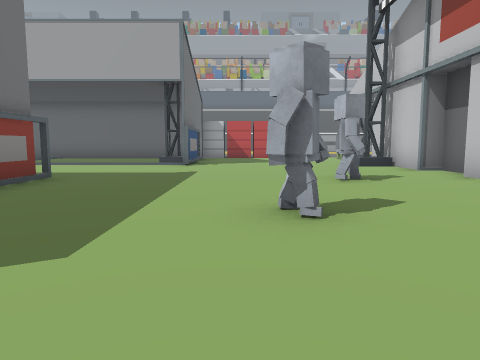
View 1 (above)

24 first-person views from a walk through a Unity game level. The camera is 1.2 m above the floor, tilts 6° down and sees 70° across. The floor is counted in squares, 2 m on a side. Each view is taken from the middle of a square. On the plan, view 1 faces up. The plan holds only what a view shows up to about 10 squares ahead; the rest is blank. The place goes on beyond the plan. Some surface patterns are stand-ins.

View 2
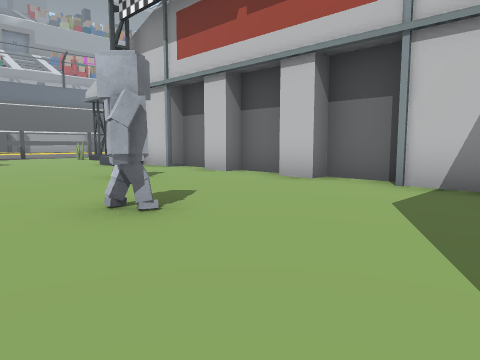

View 3
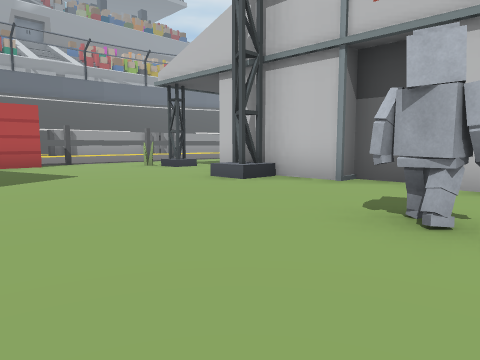

View 4
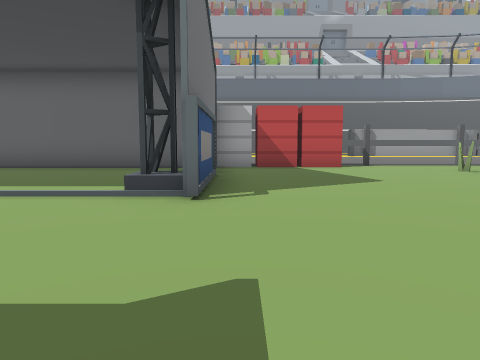

View 5
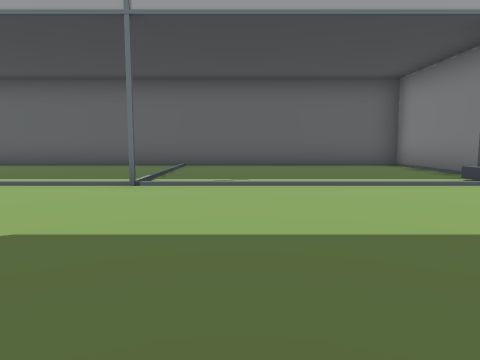

View 6
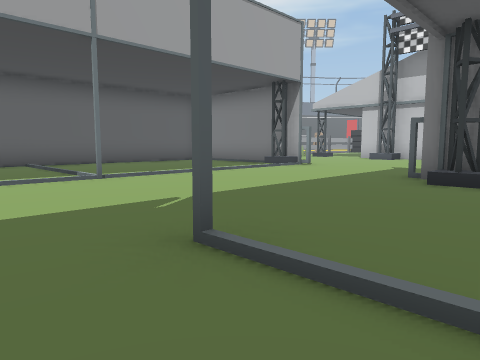

View 7
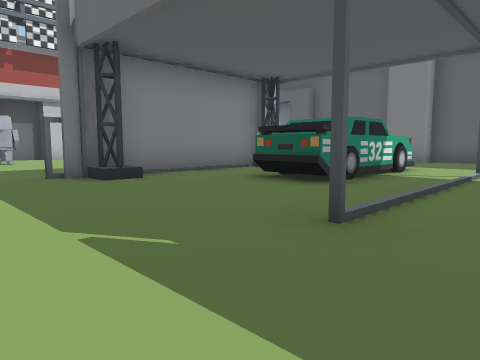

View 8
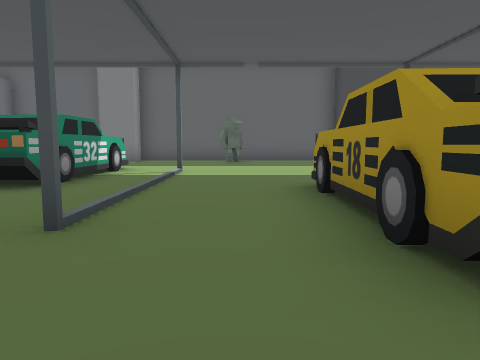

View 9
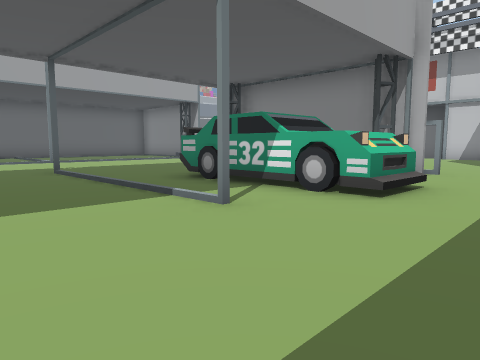

View 10
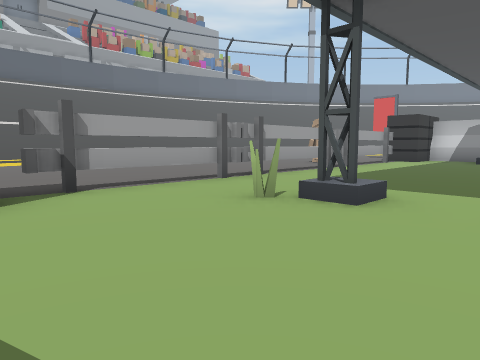

View 11
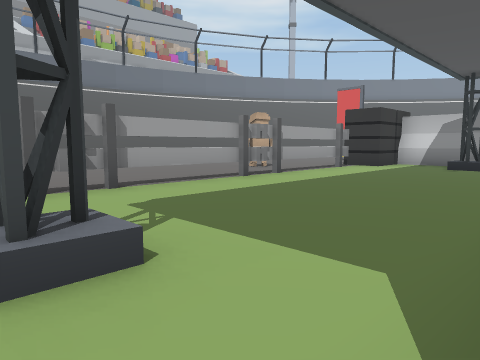

View 12
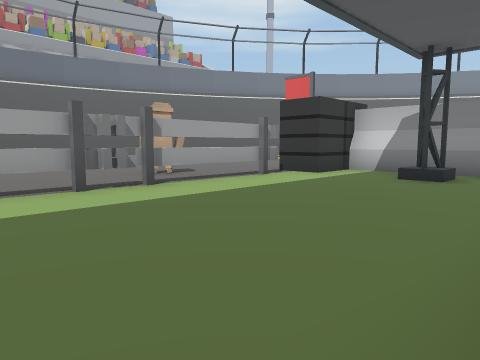

View 13
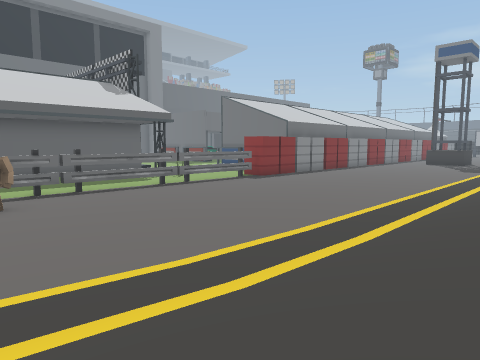

View 14
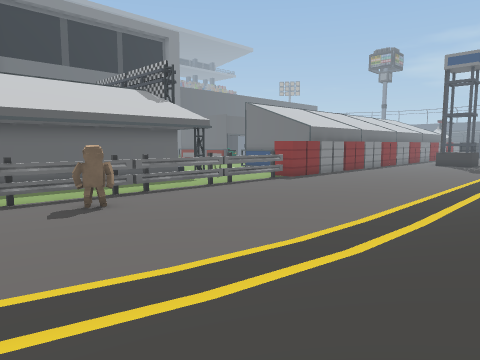

View 15
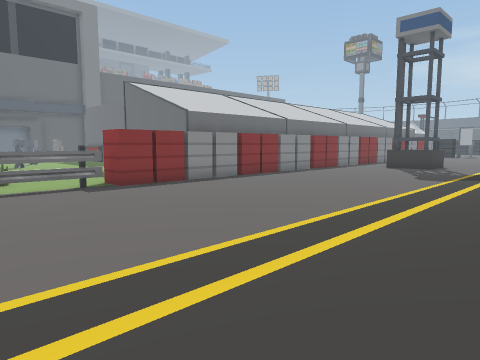

View 16
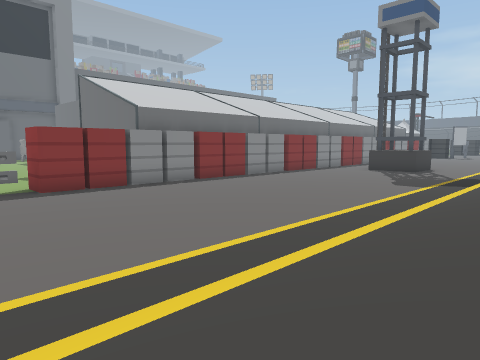

View 17
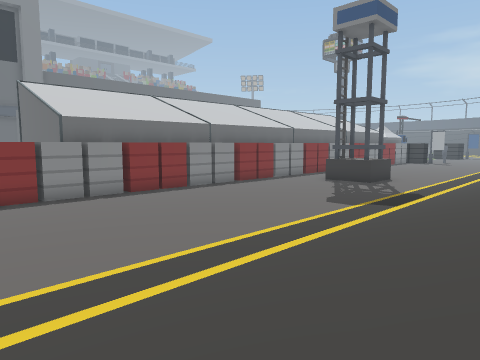

View 18
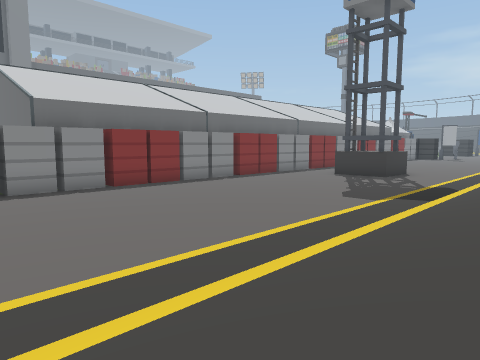

View 19
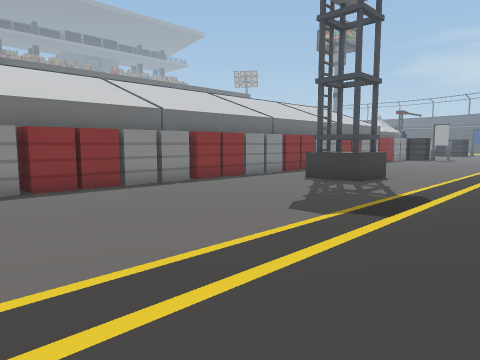

View 20
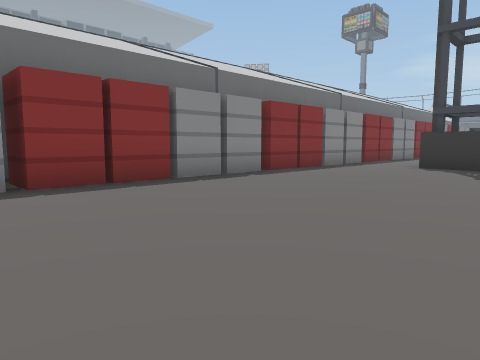

View 21
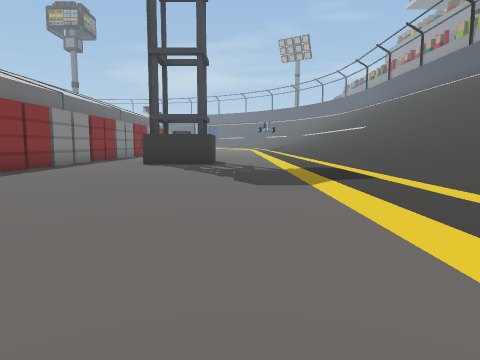

View 22
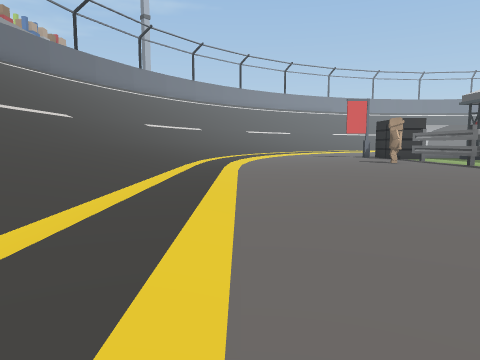

View 23
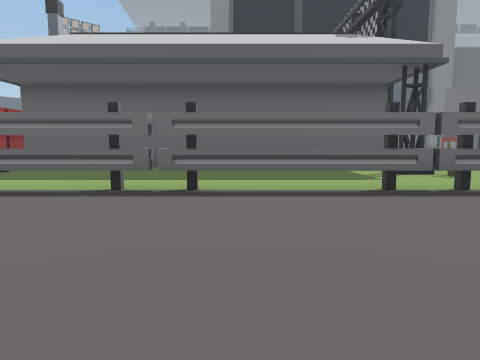

View 24
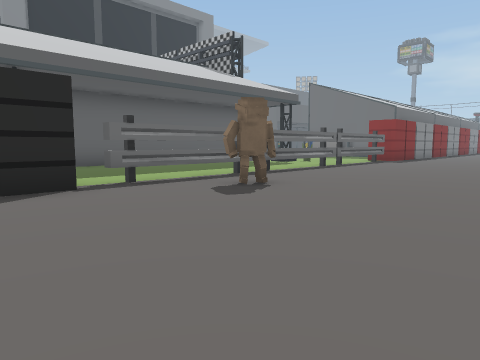

### Floor plan
Key: @ floor where view 1 was taken; # wall or solid block; x gap in a wall; . main floor; : floor 0.25 m higher than the main floor; + floor 0.5 m higher than the main floor; * floor 0.75 m higher than the main floor; % floor 1.25 m higher than the main floor; / step, stairs or slope; = window, fence, low wall or low ledge; F flag; O other object.
Columns run from 11 left of view 1 to 15 right of it. Each row starts with its distance up from view 1.
 28                    ///
 27 ///               ////
 26 ////      ////  //////
 25 %%%%%%%%%%%%%%%%%%%%%%////
 24 ++++++++++++++++++++++**/
 23 :::::::::::::::::::::::+//
 22 .......................:::
 21 ...........................
 20  ..........................
 19 #..........................
 18 ...........................
 17 ......................O...
 16 ###.####.####x===#=====#.OF
 15 #############............O#
 14 .........#.....O..........#
 13 .........#.....#........#.#
 12 .........##...............#
 11  .........#............   #
 10   .#.....##....########## #
  9   .............##
  8  ..............##
  7 O...............#
  6 O.#....#.....O..#
  5 O......##.......#
  4 O.......#.......#
  3 O...OO.##...O...#
  2 ....OO.# .......#
  1 ..#.OO.##......##
  0 ....OO..#..@..
 -1 .........
 -2 .....

Where each view was taken, in squares from view 1:
view 1: 0 up, 0 right, facing up
view 2: 0 up, 1 left, facing up-right
view 3: 5 up, 1 left, facing up-right
view 4: 6 up, 1 left, facing up
view 5: 5 up, 6 left, facing up
view 6: 4 up, 10 left, facing up-right
view 7: 8 up, 10 left, facing down-right
view 8: 8 up, 10 left, facing down
view 9: 2 down, 11 left, facing up-right
view 10: 11 up, 1 right, facing up-right
view 11: 11 up, 4 right, facing up-right
view 12: 11 up, 7 right, facing up-right
view 13: 25 up, 12 right, facing down-left
view 14: 25 up, 14 right, facing down-left
view 15: 25 up, 6 right, facing down-left
view 16: 25 up, 4 right, facing down-left
view 17: 26 up, 2 right, facing down-left
view 18: 25 up, 1 right, facing down-left
view 19: 25 up, 1 left, facing down-left
view 20: 21 up, 2 left, facing down-left
view 21: 21 up, 1 left, facing left
view 22: 22 up, 0 right, facing right
view 23: 20 up, 8 right, facing down
view 24: 21 up, 15 right, facing down-left
